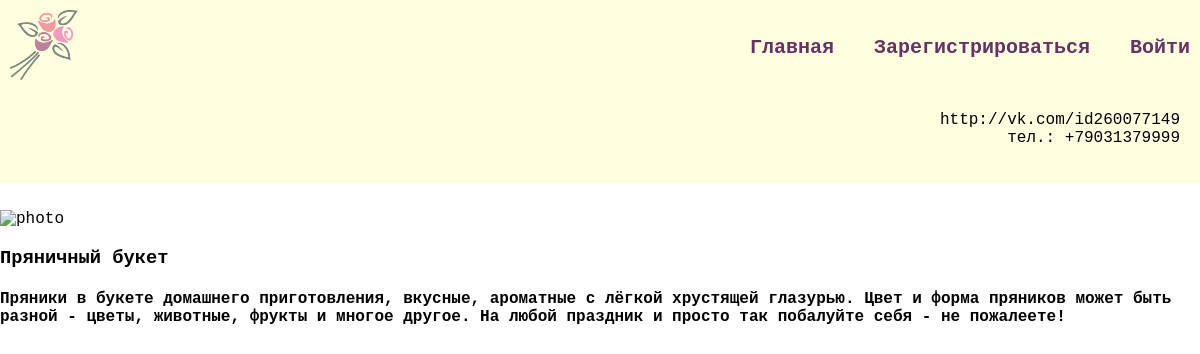
Screenshot of /home/2/ with the database file from the repository.
### sweets/models.py (models this page shows, shortened)
class Catalog(models.Model):
    title = models.CharField(max_length=100)
    picture = models.ImageField(upload_to='media/images/')
    description = models.TextField()
    price = models.IntegerField(null=False)
    date_completed = models.DateTimeField(null=True, blank=True)
    favourite = models.BooleanField(default=False)
    user = models.ForeignKey(User, on_delete=models.CASCADE)

### sweets/views.py (the view)
# urls.py: path('home/<str:pk>/', views.work, name='work'),
def work(request, pk):
    work_obj = Catalog.objects.get(id=pk)
    context = {'work': work_obj}
    return render(request, 'userpage/single-work.html', context)

### sweets/templates/userpage/single-work.html
{% extends 'userpage/base.html' %}
{% block content %}
<div class="block">
    <div class="single">
        <img class="singleWork" src="{{ work.image.url }}" alt="photo"/>
        <h3>{{ work.title }}</h3>
        <h4>{{ work.description }}</h4>
    </div>
</div>
{% endblock %}

### sweets/static/css/style.css (style rules this page uses)
body { font-family: 'Courier New', Courier, monospace, Verdana, Tahoma, sans-serif, sans-serif; padding: 0; margin: 0 auto; background-color: #FFF; }
.block { display: flex; flex-wrap: wrap; margin-bottom: 60px; }
.block img { max-width: 360px; }

### rows the page displays
Catalog: title "Пряничный букет", description "Пряники в букете домашнего приготовления, вкусные, ароматные с лёгкой хрустящей глазурью. Цвет и форма пряников может быть разной - цветы, животные, фрукты и многое другое. На любой праздник и просто так побалуйте себя - не пожалеете!"
